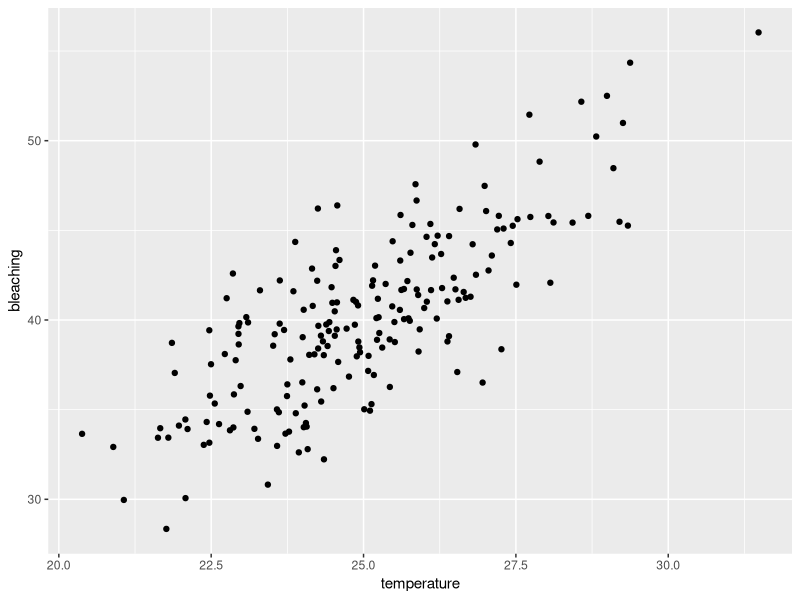
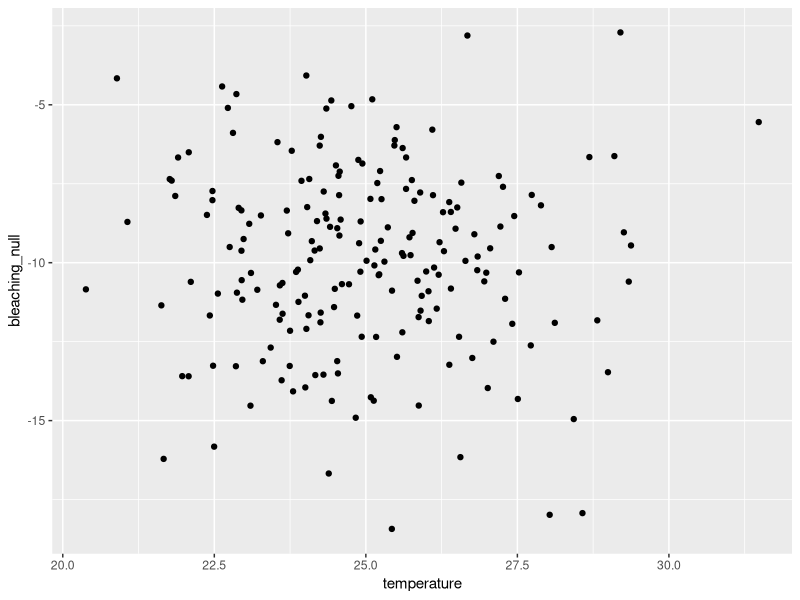
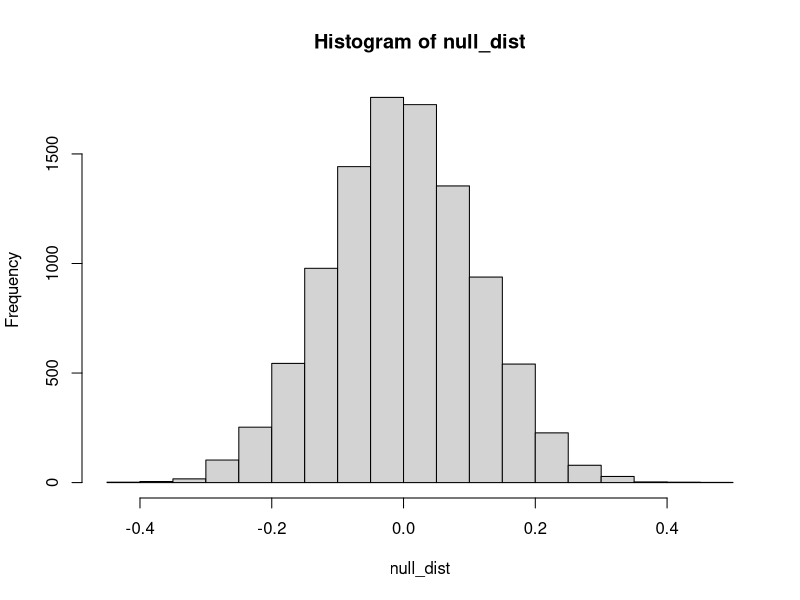
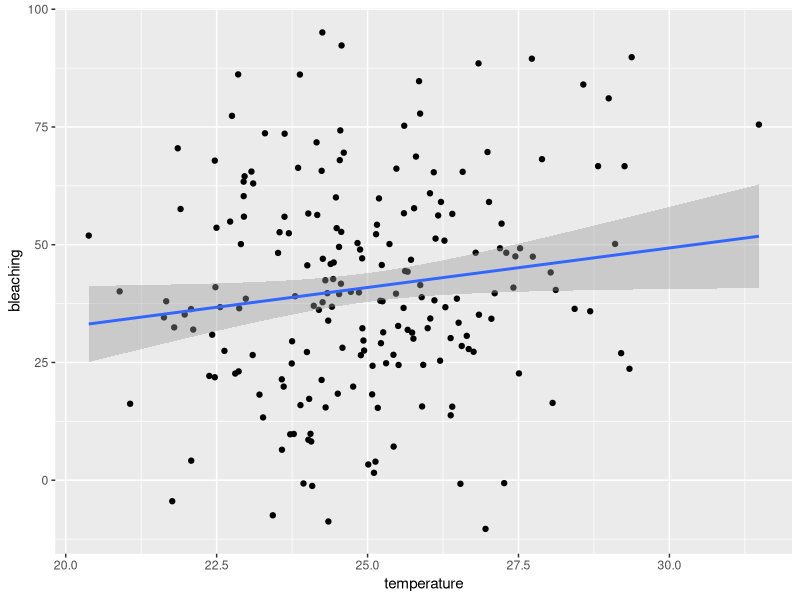
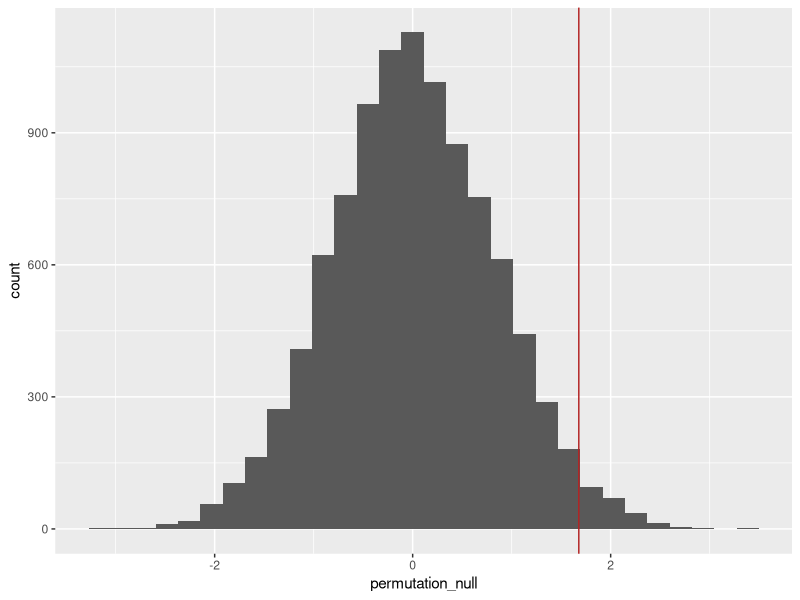

The R script that drew these images, in order:
library(tidyverse)
set.seed(123)

# Let's define our population
beta0 <- -10
beta1 <- 2
sigma <- 3

temperature <- rnorm(200, mean = 25, sd = 2)
bleaching <- rnorm(200, 
                   mean = beta0 + beta1 * temperature,
                   sd = sigma)

bleaching_df <- tibble(temperature, bleaching)
ggplot(bleaching_df, aes(temperature, bleaching)) +
  geom_point()

bleaching_lm <- lm(bleaching ~ temperature, bleaching_df)
summary(bleaching_lm)

# To simulate under the null hypothesis
# We have to assume there's no relationship
# WE assume BETA1 is 0

beta0 <- -10
beta1 <- 0
sigma <- 3

bleaching_null <- rnorm(200, 
                        mean = beta0 + beta1 * temperature,
                        sd = sigma)

null_df <- tibble(temperature, bleaching_null)
ggplot(null_df, aes(temperature, bleaching_null)) +
  geom_point()

null_lm <- lm(bleaching_null ~ temperature, null_df)
summary(null_lm)

null_dist <- map_dbl(1:10000, \(i) {
  bleaching_null <- rnorm(200, 
                          mean = beta0 + beta1 * temperature,
                          sd = sigma)
  
  null_df <- tibble(temperature, bleaching_null)
  
  null_lm <- lm(bleaching_null ~ temperature, null_df)
  
  coef(null_lm)[2]

})

hist(null_dist)

# Now let's permuteu
set.seed(123)

# Let's define our poplation
beta0 <- -10
beta1 <- 2
sigma <- 22

temperature <- rnorm(200, mean = 25, sd = 2)
bleaching <- rnorm(200, 
                   mean = beta0 + beta1 * temperature,
                   sd = sigma)

bleaching_df <- tibble(temperature, bleaching)
ggplot(bleaching_df, aes(temperature, bleaching)) +
  geom_point() +
  geom_smooth(method = "lm")

bleaching_lm <- lm(bleaching ~ temperature, bleaching_df)
summary(bleaching_lm)

one_permutation <- mutate(bleaching_df,
                          temperature = sample(temperature))

permutation_est <- coef(lm(bleaching ~ temperature, one_permutation))[2]

permutation_null <- map_dbl(1:10000, \(i) {
  
  one_permutation <- mutate(bleaching_df,
                            temperature = sample(temperature))
  
  coef(lm(bleaching ~ temperature, one_permutation))[2]
  
})

tibble(permutation_null) %>% 
  ggplot(aes(permutation_null)) +
  geom_histogram() +
  geom_vline(xintercept = coef(bleaching_lm)[2], color = "firebrick",
             linewith = 2)

perm_pval <- mean(abs(permutation_null)> coef(bleaching_lm)[2]) 
perm_pval
